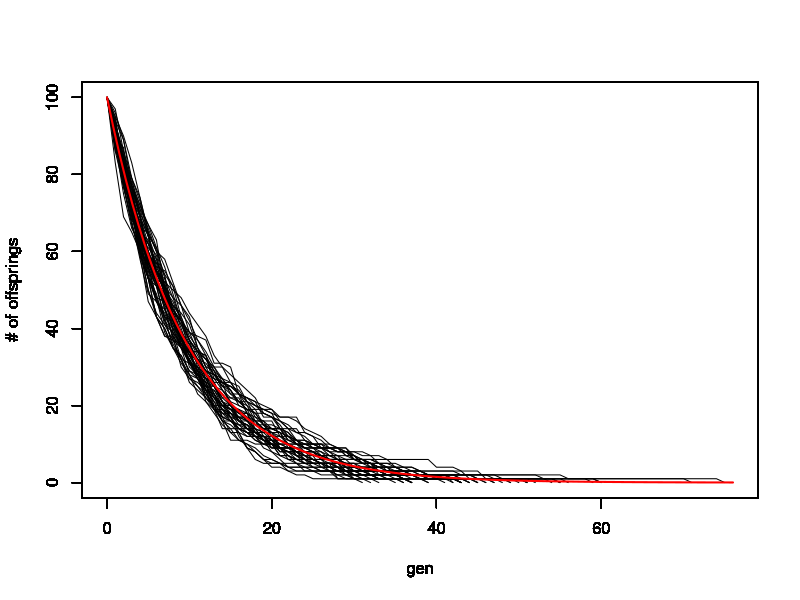
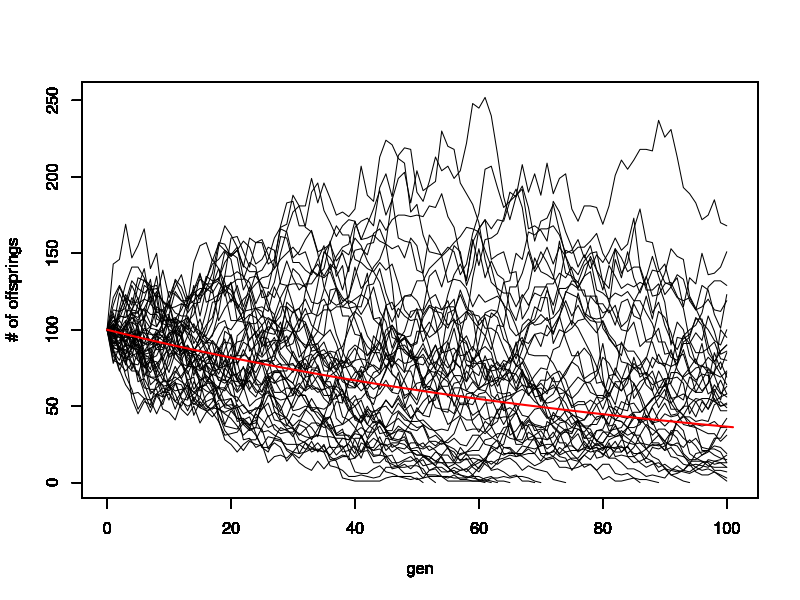

R code for these plots, in order:
fam_state <- as.list(NA)
n_ini <- 100
pp<-0.9
KK<-50
gmax <- 100

for(k in 1:KK){
  n <- numeric(1)
  n[1] <- n_ini
  i<-1
  while(n[i]!=0 & i <=gmax){
    n <- c(n, rbinom(n=1,size=n[i], prob = pp))
    i <- i+1
  }
  
  fam_state[[k]] <- n
}

max(as.numeric(lapply(fam_state, max)), gmax) -> maxfamily
max(as.numeric(lapply(fam_state, length))) -> maxfam

plot(0,0, type="n", xlim=c(0,maxfam), ylim=c(0,maxfamily),xlab="gen", ylab="# of offsprings")

for(k in 1:KK){
  par(new=T)
  plot(x=0:(length(fam_state[[k]])-1), y=fam_state[[k]], xlim=c(0,maxfam), ylim=c(0,maxfamily),xlab="gen", ylab="# of offsprings", type="l")
}
par(new=T)
curve(pp^x*n_ini,xlim=c(0,maxfam), ylim=c(0,maxfamily), col="red" , xlab="", ylab="", lwd=2)







fam_state <- as.list(NA)
n_ini <- 100
KK<-50
l_ini <- .99
gmax <- 100
for(k in 1:KK){
  n <- numeric(1)
  n[1] <- n_ini
  i<-1
  while(n[i]!=0 & i <=gmax){
    ntemp<-0
    n <- c(n, sum(rpois(n=n[i], lambda = l_ini)))
    i <- i+1
  }
  
  fam_state[[k]] <- n
}

max(as.numeric(lapply(fam_state, max)), gmax) -> maxfamily

max(as.numeric(lapply(fam_state, length))) -> maxfam

plot(0,0, type="n", xlim=c(0,maxfam), ylim=c(0,maxfamily),xlab="gen", ylab="# of offsprings")

for(k in 1:KK){
  par(new=T)
  plot(x=0:(length(fam_state[[k]])-1), y=fam_state[[k]], xlim=c(0,maxfam), ylim=c(0,maxfamily),xlab="gen", ylab="# of offsprings", type="l")
}
par(new=T)
curve(l_ini^x*n_ini,xlim=c(0,maxfam), ylim=c(0,maxfamily), col="red" , xlab="", ylab="", lwd=2)
